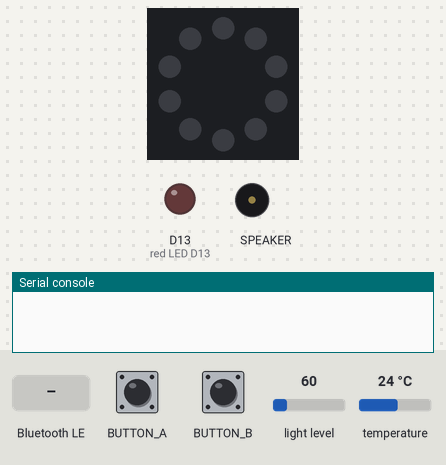
Recording of a program running on a simulated Circuit Playground running CircuitPython. On the bench: the board's ring of 10 RGB LEDs (number 0 left of the top, counting anticlockwise), output pins drawn as LEDs (lit = HIGH), buzzer (waves = sounding), the last lines printed to the serial console. The test bench sets the inputs (shaded band); at power-on: light level 60, temperature 24 °C. Nothing arrives over Bluetooth unless stated.

Above: at 1.2 s.
1.3 s: "1" written over Bluetooth (the phone connects first, if it has not yet)
2.9 s: button A pressed for 1 s
At 5.1 s:
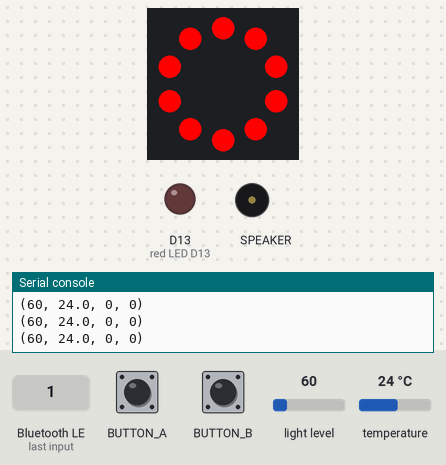
5.6 s: button B pressed for 1 s
At 6.1 s:
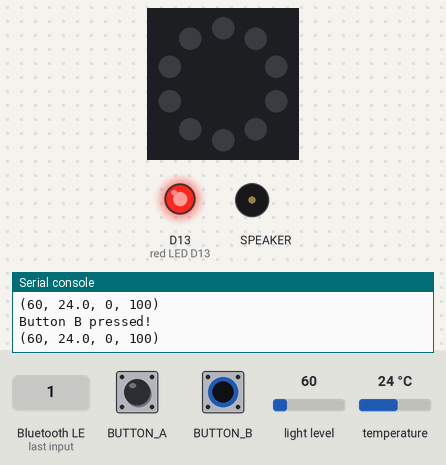
8.1 s: light level set to 6
9.6 s: temperature set to 12 °C
11.1 s: button A pressed for 0.15 s
At 11.6 s:
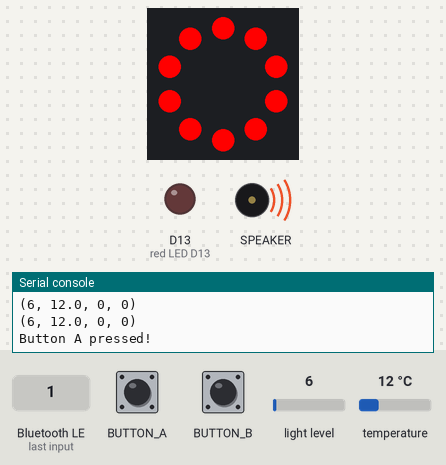
Timing chart, 0 to 14.1 s (numbered marks = the images above; inputs shaded):
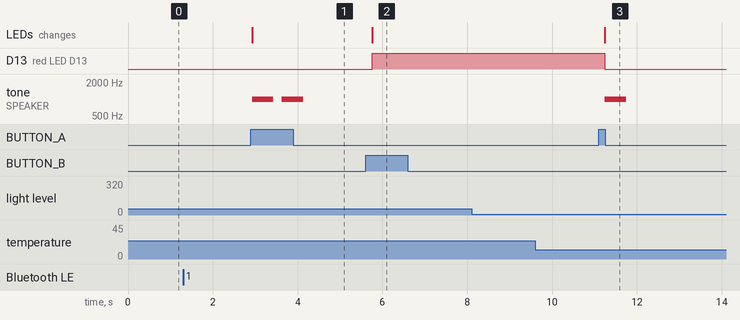

Measured:
- after the input at 2.9 s, tone on SPEAKER: alternates 1000 Hz for 0.50 s and silent for 0.20 s, 4 changes in all, then stays silent, starting at once; the LEDs: change at once (image 1)
- after the input at 5.6 s, D13 (red LED D13): LOW → HIGH after 0.16 s; the LEDs: change after 0.16 s (image 2)
- after the input at 11.1 s, D13 (red LED D13): HIGH → LOW after 0.14 s; tone on SPEAKER: silent → 1000 Hz after 0.14 s, → silent 0.50 s later; the LEDs: change after 0.14 s (image 3)

The program:

InClass_Week06_Bluetooth.py
```python
import time
import board
import analogio
# import adafruit_thermistor
from adafruit_ble import BLERadio
from adafruit_ble.advertising.standard import ProvideServicesAdvertisement
from adafruit_ble.services.nordic import UARTService
from adafruit_circuitplayground import cp

ble = BLERadio()
uart_server = UARTService()
advertisement = ProvideServicesAdvertisement(uart_server)

# thermistor = adafruit_thermistor.Thermistor(board.TEMPERATURE,
#                                             10000, 10000, 25, 3950)
# light = analogio.AnalogIn(board.LIGHT)


def scale(value):
    """Scale the light sensor values from 0-65535 (AnalogIn range)
    to 0-50 (arbitrarily chosen to plot well with temperature)"""
    return value / 65535 * 50


while True:
    # Advertise when not connected.
    ble.start_advertising(advertisement)
    while not ble.connected:
        pass
    ble.stop_advertising()

    while ble.connected:
        if cp.button_a:
            print("Button A pressed!")
            cp.red_led = False
            cp.pixels.fill(0xFF0000)
            cp.play_tone(1000, 0.5)
            b_a = 100
        else:
            b_a = 0

        if cp.button_b:
            print("Button B pressed!")
            cp.red_led = True
            cp.pixels.fill(0)
            b_b = 100
        else:
            b_b = 0

        time.sleep(0.1)
        print((cp.light, cp.temperature, b_a, b_b))
        uart_server.write("{}, {}, {}, {}\n".format(cp.light, cp.temperature, b_a, b_b))
        time.sleep(0.1)
```
